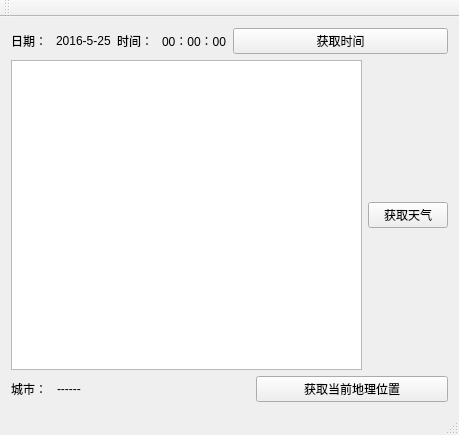
<?xml version="1.0" encoding="UTF-8"?>
<ui version="4.0">
 <class>HttpInfo</class>
 <widget class="QMainWindow" name="HttpInfo">
  <property name="geometry">
   <rect>
    <x>0</x>
    <y>0</y>
    <width>459</width>
    <height>435</height>
   </rect>
  </property>
  <property name="windowTitle">
   <string>HttpInfo</string>
  </property>
  <widget class="QWidget" name="centralWidget">
   <layout class="QGridLayout" name="gridLayout">
    <item row="0" column="0">
     <layout class="QVBoxLayout" name="verticalLayout">
      <item>
       <layout class="QHBoxLayout" name="horizontalLayout_2">
        <item>
         <layout class="QHBoxLayout" name="horizontalLayout">
          <item>
           <widget class="QLabel" name="label">
            <property name="text">
             <string>日期：</string>
            </property>
           </widget>
          </item>
          <item>
           <widget class="QLabel" name="dataLebel">
            <property name="text">
             <string>2016-5-25</string>
            </property>
           </widget>
          </item>
          <item>
           <widget class="QLabel" name="label_4">
            <property name="text">
             <string>时间：</string>
            </property>
           </widget>
          </item>
          <item>
           <widget class="QLabel" name="timeLabel">
            <property name="sizePolicy">
             <sizepolicy hsizetype="Preferred" vsizetype="Preferred">
              <horstretch>0</horstretch>
              <verstretch>0</verstretch>
             </sizepolicy>
            </property>
            <property name="text">
             <string>00：00：00</string>
            </property>
           </widget>
          </item>
         </layout>
        </item>
        <item>
         <widget class="QPushButton" name="getTimeBt">
          <property name="text">
           <string>获取时间</string>
          </property>
         </widget>
        </item>
       </layout>
      </item>
      <item>
       <layout class="QHBoxLayout" name="horizontalLayout_3">
        <item>
         <widget class="QTextEdit" name="textEdit"/>
        </item>
        <item>
         <widget class="QPushButton" name="getWeatherBt">
          <property name="text">
           <string>获取天气</string>
          </property>
         </widget>
        </item>
       </layout>
      </item>
      <item>
       <layout class="QHBoxLayout" name="horizontalLayout_4">
        <item>
         <widget class="QLabel" name="label_5">
          <property name="maximumSize">
           <size>
            <width>40</width>
            <height>16777215</height>
           </size>
          </property>
          <property name="text">
           <string>城市：</string>
          </property>
         </widget>
        </item>
        <item>
         <widget class="QLabel" name="addressLabel">
          <property name="text">
           <string>------</string>
          </property>
         </widget>
        </item>
        <item>
         <widget class="QPushButton" name="getAddressBt">
          <property name="text">
           <string>获取当前地理位置</string>
          </property>
         </widget>
        </item>
       </layout>
      </item>
     </layout>
    </item>
   </layout>
  </widget>
  <widget class="QMenuBar" name="menuBar">
   <property name="geometry">
    <rect>
     <x>0</x>
     <y>0</y>
     <width>459</width>
     <height>22</height>
    </rect>
   </property>
  </widget>
  <widget class="QToolBar" name="mainToolBar">
   <attribute name="toolBarArea">
    <enum>TopToolBarArea</enum>
   </attribute>
   <attribute name="toolBarBreak">
    <bool>false</bool>
   </attribute>
  </widget>
  <widget class="QStatusBar" name="statusBar"/>
 </widget>
 <layoutdefault spacing="6" margin="11"/>
 <resources/>
 <connections/>
</ui>
